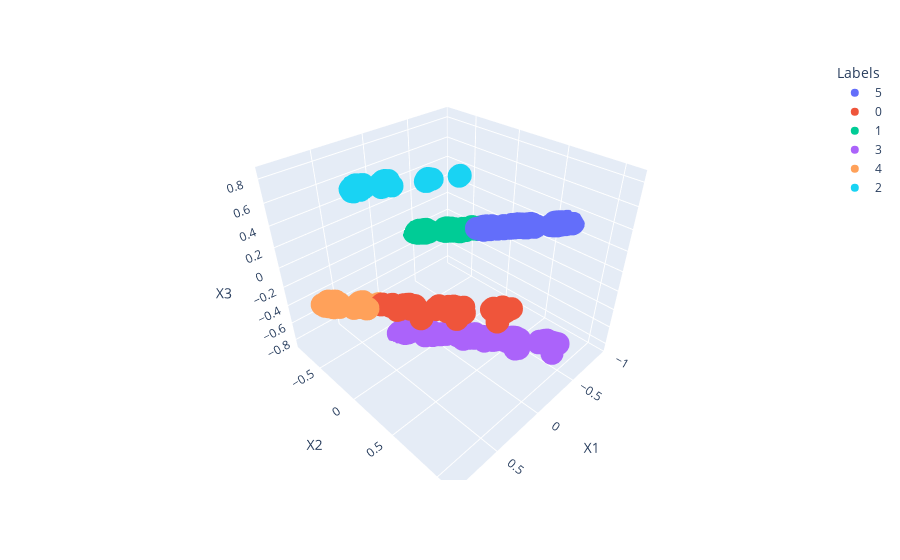

Notebook code for this chart:
### Markdown cell above
#### Visualization

We have already clustered the data into 6 distinct groups and done PCA to get 3 features out of the 7 we originally had. It is always important to remember that using PCA inherently means a loss of information, so the projections of the data in the new features X1, X2 and X3 can have some overlapping points, but in reality, when using K-Means clustering the border points are clearly defined.

### Code cell
import plotly.express as px

fig = px.scatter_3d(X_pca_df, x='X1', y='X2', z='X3',
              color=X_pca_df['Labels'])
fig.show()

### Figure 1 — Plotly figure (JSON) as saved in the notebook; plotly's stock layout.template omitted (floating-point values rounded to 4 significant figures; data arrays with more than 128 entries replaced by an {"elided": "..."} marker saying what was removed)
{"data": [{"hovertemplate": "Labels=5<br>X1=%{x}<br>X2=%{y}<br>X3=%{z}<extra></extra>", "legendgroup": "5", "marker": {"color": "#636efa", "symbol": "circle"}, "mode": "markers", "name": "5", "scene": "scene", "showlegend": true, "type": "scatter3d", "x": {"elided": "517 float values"}, "y": {"elided": "517 float values"}, "z": {"elided": "517 float values"}}, {"hovertemplate": "Labels=0<br>X1=%{x}<br>X2=%{y}<br>X3=%{z}<extra></extra>", "legendgroup": "0", "marker": {"color": "#EF553B", "symbol": "circle"}, "mode": "markers", "name": "0", "scene": "scene", "showlegend": true, "type": "scatter3d", "x": {"elided": "310 float values"}, "y": {"elided": "310 float values"}, "z": {"elided": "310 float values"}}, {"hovertemplate": "Labels=1<br>X1=%{x}<br>X2=%{y}<br>X3=%{z}<extra></extra>", "legendgroup": "1", "marker": {"color": "#00cc96", "symbol": "circle"}, "mode": "markers", "name": "1", "scene": "scene", "showlegend": true, "type": "scatter3d", "x": {"elided": "312 float values"}, "y": {"elided": "312 float values"}, "z": {"elided": "312 float values"}}, {"hovertemplate": "Labels=3<br>X1=%{x}<br>X2=%{y}<br>X3=%{z}<extra></extra>", "legendgroup": "3", "marker": {"color": "#ab63fa", "symbol": "circle"}, "mode": "markers", "name": "3", "scene": "scene", "showlegend": true, "type": "scatter3d", "x": {"elided": "257 float values"}, "y": {"elided": "257 float values"}, "z": {"elided": "257 float values"}}, {"hovertemplate": "Labels=4<br>X1=%{x}<br>X2=%{y}<br>X3=%{z}<extra></extra>", "legendgroup": "4", "marker": {"color": "#FFA15A", "symbol": "circle"}, "mode": "markers", "name": "4", "scene": "scene", "showlegend": true, "type": "scatter3d", "x": {"elided": "426 float values"}, "y": {"elided": "426 float values"}, "z": {"elided": "426 float values"}}, {"hovertemplate": "Labels=2<br>X1=%{x}<br>X2=%{y}<br>X3=%{z}<extra></extra>", "legendgroup": "2", "marker": {"color": "#19d3f3", "symbol": "circle"}, "mode": "markers", "name": "2", "scene": "scene", "showlegend": true, "type": "scatter3d", "x": {"elided": "178 float values"}, "y": {"elided": "178 float values"}, "z": {"elided": "178 float values"}}], "layout": {"autosize": true, "legend": {"title": {"text": "Labels"}, "tracegroupgap": 0}, "margin": {"t": 60}, "scene": {"aspectmode": "auto", "aspectratio": {"x": 1.018, "y": 1.057, "z": 0.9296}, "domain": {"x": [0, 1], "y": [0, 1]}, "xaxis": {"title": {"text": "X1"}, "type": "linear"}, "yaxis": {"title": {"text": "X2"}, "type": "linear"}, "zaxis": {"title": {"text": "X3"}, "type": "linear"}}}}
